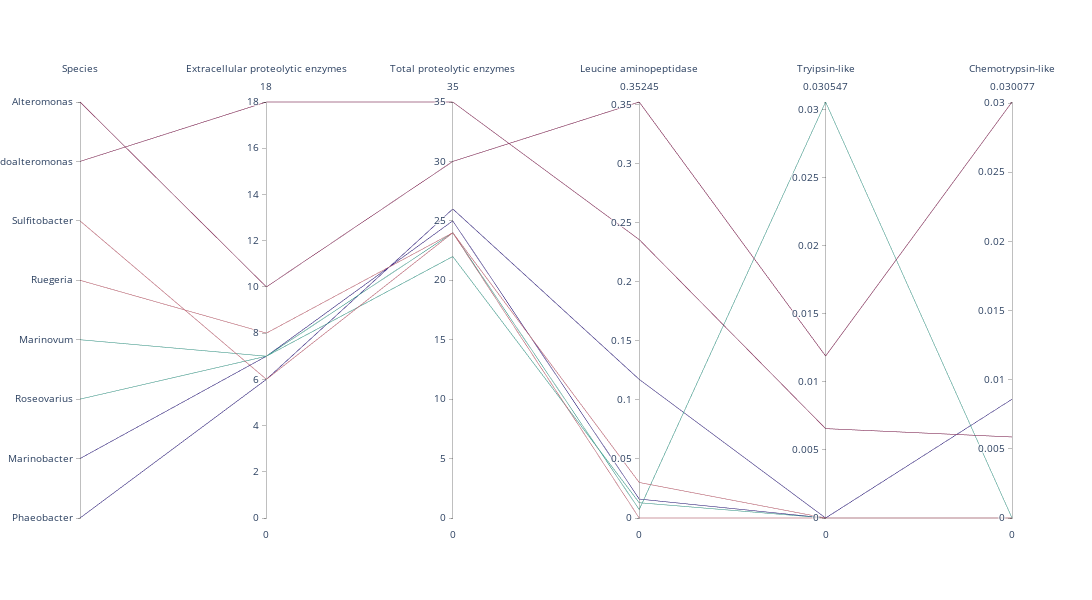

The notebook cell saved with this chart:
### Code cell
import plotly.graph_objects as go


fig = go.Figure(data=
    go.Parcoords(
        line = dict(color = dfshow['species_id'],
                   #colorscale = list(zip(dfshow.species_id, dfshow.color)),
                   colorscale = list(reversed(hpalette_g)),
                    #width = 6,
                    #width = 3, 
                   ),
        dimensions = list(
            [
                dict(range = [0, dfshow['species_id'].max()],
                     label = 'Species', values = dfshow['species_id'], tickvals =dfshow['species_id'], ticktext = dfshow['Species_short'])
            ] + [
                dict(range = [0, dfshow[c].max()],
                     label = l, values = dfshow[c]) for c,l in zip(exocols, exo_cols_labels)
            ]
        )
    )
)

fig.update_layout(
    plot_bgcolor = 'white',
    paper_bgcolor = 'white',
    width=1200,   #  Set desired width in pixels
    height=600,  #  Set desired height in pixels
)

fig.show()

### Figure 1 — Plotly figure (JSON) as saved in the notebook; plotly's stock layout.template omitted (floating-point values rounded to 4 significant figures)
{"data": [{"dimensions": [{"label": "Species", "range": [0, 7], "ticktext": ["Phaeobacter", "Marinobacter", "Roseovarius", "Marinovum", "Ruegeria", "Sulfitobacter", "Pseudoalteromonas", "Alteromonas"], "tickvals": [0, 1, 2, 3, 4, 5, 6, 7], "values": [7, 6, 5, 4, 3, 2, 1, 0]}, {"label": "Extracellular proteolytic enzymes", "range": [0, 18], "values": [10, 18, 6, 8, 7, 7, 7, 6]}, {"label": "Total proteolytic enzymes", "range": [0, 35], "values": [30, 35, 24, 24, 24, 22, 25, 26]}, {"label": "Leucine aminopeptidase", "range": [0, 0.3524], "values": [0.3524, 0.2359, 0.03011, 0, 0.007109, 0.01295, 0.01604, 0.1174]}, {"label": "Tryipsin-like", "range": [0, 0.03055], "values": [0.01189, 0.006563, 0, 0, 0.03055, 0, 0, 0]}, {"label": "Chemotrypsin-like", "range": [0, 0.03008], "values": [0.03008, 0.005858, 0, 0, 0, 0, 0, 0.008587]}], "line": {"color": [7, 6, 5, 4, 3, 2, 1, 0], "colorscale": [[0, "#332288"], [0.1429, "#332288"], [0.2857, "#44AA99"], [0.4286, "#44AA99"], [0.5714, "#CC6677"], [0.7143, "#CC6677"], [0.8571, "#882255"], [1, "#882255"]]}, "type": "parcoords"}], "layout": {"height": 600, "paper_bgcolor": "white", "plot_bgcolor": "white", "width": 1200}}
